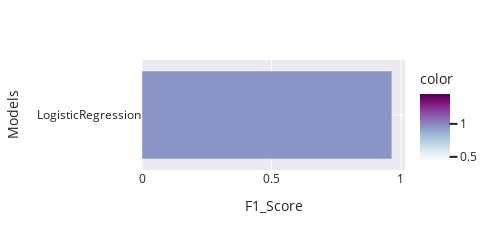

Write notebook code for a chart like this one.
### Code cell
fig=px.bar(x=results.iloc[:7,0].values , y=models,orientation="h",color=results["f1_score"].iloc[0:7],color_continuous_scale="bupu",template="seaborn")
fig.update_layout(width=500,height=250,xaxis=dict(title="F1_Score"),
                                       yaxis=dict(title="Models"))
fig.show()

### Figure 1 — Plotly figure (JSON) as saved in the notebook; plotly's stock layout.template omitted (floating-point values rounded to 4 significant figures)
{"data": [{"hovertemplate": "x=%{x}<br>y=%{y}<br>color=%{marker.color}<extra></extra>", "legendgroup": "", "marker": {"color": [0.9524], "coloraxis": "coloraxis", "pattern": {"shape": ""}}, "name": "", "orientation": "h", "showlegend": false, "textposition": "auto", "type": "bar", "x": [0.9649], "xaxis": "x", "y": ["LogisticRegression"], "yaxis": "y"}], "layout": {"barmode": "relative", "coloraxis": {"colorbar": {"title": {"text": "color"}}, "colorscale": [[0, "rgb(247,252,253)"], [0.125, "rgb(224,236,244)"], [0.25, "rgb(191,211,230)"], [0.375, "rgb(158,188,218)"], [0.5, "rgb(140,150,198)"], [0.625, "rgb(140,107,177)"], [0.75, "rgb(136,65,157)"], [0.875, "rgb(129,15,124)"], [1, "rgb(77,0,75)"]]}, "height": 250, "legend": {"tracegroupgap": 0}, "margin": {"t": 60}, "width": 500, "xaxis": {"anchor": "y", "domain": [0, 1], "title": {"text": "F1_Score"}}, "yaxis": {"anchor": "x", "domain": [0, 1], "title": {"text": "Models"}}}}
